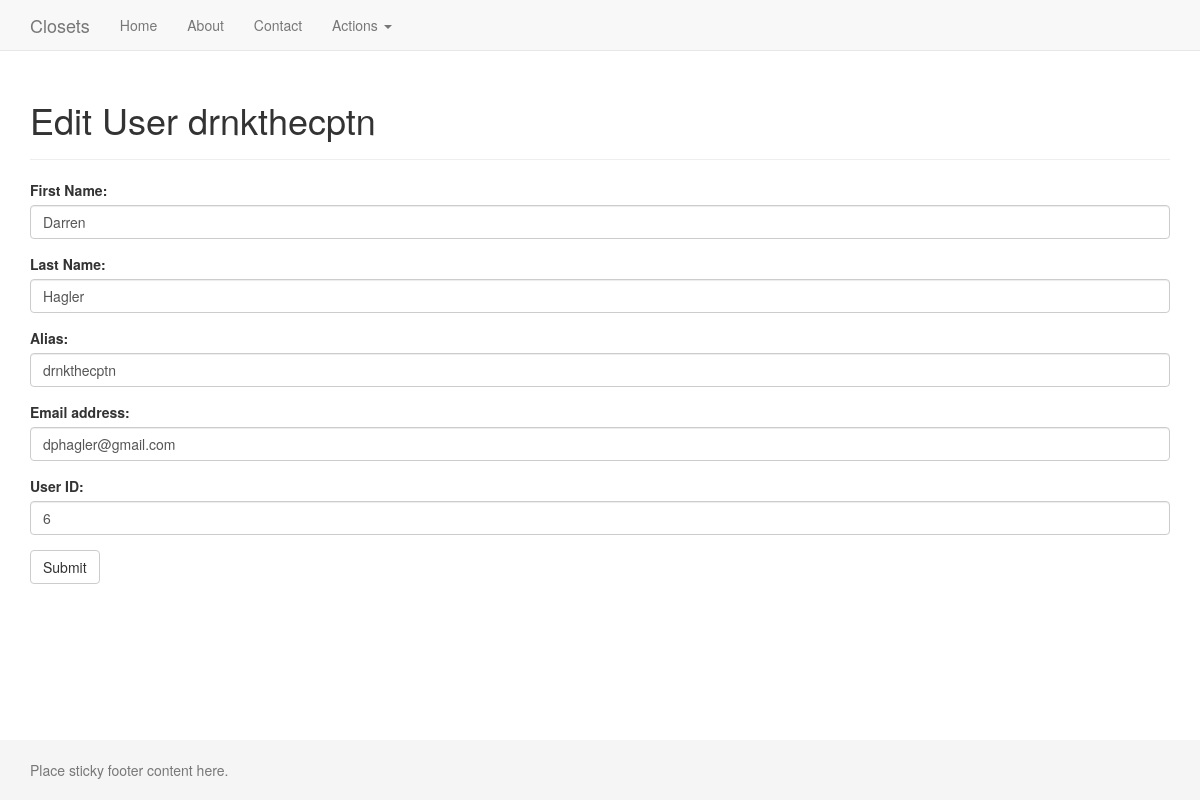
/editUser.php?email=dphagler@gmail.com, run on the app's committed database.
### tables this page shows
CREATE TABLE IF NOT EXISTS `users` (
  `userId` int(11) NOT NULL AUTO_INCREMENT,
  `firstName` varchar(45) DEFAULT NULL,
  `lastName` varchar(45) DEFAULT NULL,
  `emailAddress` varchar(80) DEFAULT NULL,
  `hashcode` varchar(40) DEFAULT NULL,
  `alias` varchar(45) DEFAULT NULL,
  `rating` int(11) DEFAULT '0',
  `joinDate` datetime DEFAULT CURRENT_TIMESTAMP,
  `levelId` int(11) DEFAULT '4',
  PRIMARY KEY (`userId`),
  UNIQUE KEY `alias_UNIQUE` (`alias`),
  UNIQUE KEY `emailAddress_UNIQUE` (`emailAddress`),
  KEY `fk_users_userLevels1_idx` (`levelId`)
);

### editUser.php (the view)
<?php
include 'inc/header.inc';
require 'inc/dbcon.inc';
$email = $_GET['email'];
$query = "SELECT userId, firstName, lastName, emailAddress, alias, levelName, joinDate FROM users INNER JOIN userLevels on users.levelId = userLevels.levelId WHERE emailAddress = :email";
$statement = $db->prepare($query);
$statement->bindValue(':email', $email);
$statement->execute();
$user = $statement->fetch();
?>
<div class="container">
  <div class="page-header">
	<h1>Edit User <?php echo $user['alias']?></h1>
  </div>
<form role="form" action="editUserProc.php" method="post">
  <div class="form-group">
    <label for="firstName">First Name:</label>
    <input name="firstName" type="text" class="form-control" id="firstName" value="<?php echo $user['firstName']?>">
  </div>
  <div class="form-group">
    <label for="lastName">Last Name:</label>
    <input name="lastName" type="text" class="form-control" id="lastName" value="<?php echo $user['lastName']?>">
  </div>
  <div class="form-group">
    <label for="alias">Alias:</label>
    <input name="alias" type="text" class="form-control" id="alias" value="<?php echo $user['alias']?>">
  </div>
  <div class="form-group">
    <label for="email">Email address:</label>
    <input name="email" type="email" class="form-control" id="email" value="<?php echo $user['emailAddress']?>">
  </div>
  <div class="form-group">
    <label for="email">User ID:</label>
    <input name="id" type="text" class="form-control" id="id" value="<?php echo $user['userId']?>">
  </div>
  <button type="submit" class="btn btn-default">Submit</button>
</form>
</div>
<?php
include 'inc/footer.inc';
?>

### assets/css/sticky-footer-navbar.css (style rules this page uses)
html { position: relative; min-height: 100%; }
body { margin-bottom: 60px; }
body > .container { padding: 60px 15px 0; }

### data on the page
users: alias "drnkthecptn", firstName "Darren", lastName "Hagler", email "dphagler@gmail.com", id "6"
